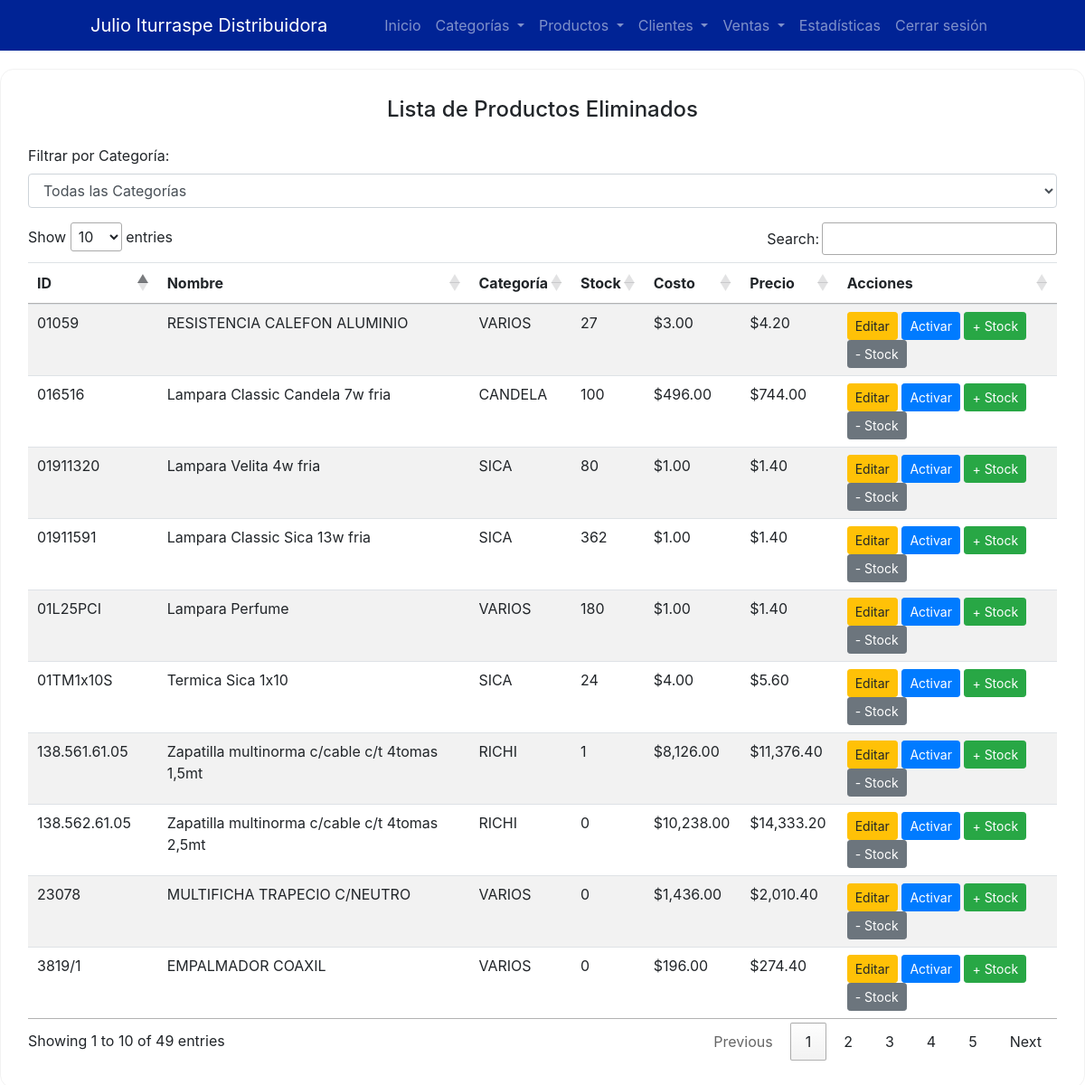
Screenshot of /frontend/pages/productListHide.php (signed in) with the database file from the repository.
### tables this page shows
CREATE TABLE `products` (
  `id` int(11) NOT NULL,
  `cod` varchar(20) NOT NULL,
  `category_id` int(11) DEFAULT NULL,
  `name` varchar(100) NOT NULL,
  `description` text,
  `stock` int(100) DEFAULT '0',
  `low_stock_level` int(11) DEFAULT '5',
  `cost` decimal(15,2) DEFAULT NULL,
  `price` decimal(15,2) DEFAULT NULL,
  `image_url` varchar(255) DEFAULT NULL,
  `list_price` decimal(15,2) NOT NULL,
  `discount1` varchar(5) DEFAULT NULL,
  `discount2` varchar(5) DEFAULT NULL,
  `discount3` varchar(5) DEFAULT NULL,
  `discount4` varchar(5) DEFAULT NULL,
  `is_active` tinyint(1) DEFAULT '1'
);

CREATE TABLE `categories` (
  `id` int(11) NOT NULL,
  `name` varchar(50) NOT NULL,
  `description` text,
  `porcentaje` decimal(5,2) DEFAULT '0.00'
);

### backend/controllers/productController.php (called while the page is built, shortened)
<?php
require_once __DIR__ . '/../config/database.php';
class ProductController {
    private $conn;
    public function __construct() {
        $database = new Database();
        $this->conn = $database->getConnection();
    }
    public function getProductsWithCalculatedPriceHide() {
        $query = "
            SELECT products.id, products.cod, products.name, categories.name AS category_name,
                   products.stock, products.cost, products.image_url,
                   categories.porcentaje AS category_percentage  -- Incluir el porcentaje de la categoría
            FROM products
            JOIN categories ON products.category_id = categories.id
            WHERE products.is_active = 0";
        $stmt = $this->conn->prepare($query);
        $stmt->execute();
        $products = $stmt->fetchAll(PDO::FETCH_ASSOC);
        foreach ($products as &$product) {
            $categoryMultiplier = 1 + ($product['category_percentage'] / 100);
        }
        return $products;
    }
}

### backend/config/database.php (called while the page is built, shortened)
<?php
class Database {
    private $host = "db";
    private $db_name = "distji_s";
    private $username = "distji_s";
    private $password = "J*OqzaQ4fW";
    public function getConnection() {
        $this->conn = null;
        try {
            $this->conn = new PDO("mysql:host=" . $this->host . ";dbname=" . $this->db_name, $this->username, $this->password);
            $this->conn->setAttribute(PDO::ATTR_ERRMODE, PDO::ERRMODE_EXCEPTION);
        } catch(PDOException $exception) {
            echo "Error de conexión: " . $exception->getMessage();
        }
        return $this->conn;
    }
}

### frontend/pages/productListHide.php (the view, shortened to what this page needs)
<?php
require_once '../../backend/controllers/productController.php';
$productController = new ProductController();
try {
    $products = $productController->getProductsWithCalculatedPriceHide();
} catch (Exception $e) {
    $products = [];
    $categories = [];
    $error = "Error al cargar los productos: " . $e->getMessage();
}
?>
<!DOCTYPE html>
<html lang="es">
<head>
    <link href="https://stackpath.bootstrapcdn.com/bootstrap/4.5.2/css/bootstrap.min.css" rel="stylesheet">
    <link rel="stylesheet" href="https://cdn.datatables.net/1.11.5/css/jquery.dataTables.min.css">
    <link rel="stylesheet" href="style.css">
</head>
<body>
    <?php include_once '../components/navbar.php'; ?>
    <div class="rounded-container-table">
        <h4 class="text-center mb-4">Lista de Productos Eliminados</h4>
        <div class="form-group">
            <label for="categoryFilter">Filtrar por Categoría:</label>
            <select id="categoryFilter" class="form-control">
                <option value="">Todas las Categorías</option>
            </select>
        </div>
        <table id="productTable" class="table table-striped">
            <thead>
                <tr>
                    <th>ID</th>
                    <th>Nombre</th>
                    <th>Categoría</th>
                    <th>Stock</th>
                    <th>Costo</th>
                    <th>Precio</th>
                    <th>Acciones</th>
                </tr>
            </thead>
            <tbody>
                <?php foreach ($products as $product): ?>
                    <tr data-category="<?php echo $product['category_name']; ?>">
                        <td><?php echo $product['cod']; ?></td>
                        <td><?php echo $product['name']; ?></td>
                        <td><?php echo $product['category_name']; ?></td>
                        <td><?php echo $product['stock']; ?></td>
                        <td>$<?php echo number_format($product['cost'], 2); ?></td>
                        <td>$<?php echo number_format($product['price'], 2); ?></td>
                        <td>
                            <a href="modifyProduct.php?id=<?php echo $product['id']; ?>" class="btn btn-warning btn-sm">Editar</a>
                            <a href="../../backend/controllers/activeProductHandler.php?id=<?php echo $product['id']; ?>" class="btn btn-primary btn-sm deleteBtn">Activar</a>
                            <button class="btn btn-success btn-sm addStockBtn" data-id="<?php echo $product['id']; ?>" data-stock="<?php echo $product['stock']; ?>">+ Stock</button>
                            <button class="btn btn-secondary btn-sm removeStockBtn" data-id="<?php echo $product['id']; ?>" data-stock="<?php echo $product['stock']; ?>">- Stock</button>
                        </td>
                    </tr>
                <?php endforeach; ?>
            </tbody>
        </table>
    </div>
</body>
</html>
<?php
require_once '../../backend/controllers/productController.php';
?>

### frontend/pages/style.css (style rules this page uses)
.rounded-container-table { background-color: #fff; border-radius: 15px; border: 1px solid #F2F2F2; max-width: 1300px; margin: 20px auto 40px auto; padding: 30px; }

### rows the page displays
products: cod "01911591", name "Lampara Classic Sica 13w fria", category.name "SICA", stock "362", cost "1.00", price "1.40"
products: cod "01911320", name "Lampara Velita 4w fria", category.name "SICA", stock "80", cost "1.00", price "1.40"
products: cod "01TM1x10S", name "Termica Sica 1x10", category.name "SICA", stock "24", cost "4.00", price "5.60"
products: cod "016516", name "Lampara Classic Candela 7w fria", category.name "CANDELA", stock "100", cost "496.00", price "744.00"
products: cod "01L25PCI", name "Lampara Perfume", category.name "VARIOS", stock "180", cost "1.00", price "1.40"
products: cod "23078", name "MULTIFICHA TRAPECIO C/NEUTRO", category.name "VARIOS", stock "0", cost "1,436.00", price "2,010.40"
products: cod "01059", name "RESISTENCIA CALEFON ALUMINIO", category.name "VARIOS", stock "27", cost "3.00", price "4.20"
products: cod "3819/1", name "EMPALMADOR COAXIL", category.name "VARIOS", stock "0", cost "196.00", price "274.40"
products: cod "138.561.61.05", name "Zapatilla multinorma c/cable c/t 4tomas 1,5mt", category.name "RICHI", stock "1", cost "8,126.00", price "11,376.40"
products: cod "138.562.61.05", name "Zapatilla multinorma c/cable c/t 4tomas 2,5mt", category.name "RICHI", stock "0", cost "10,238.00", price "14,333.20"
